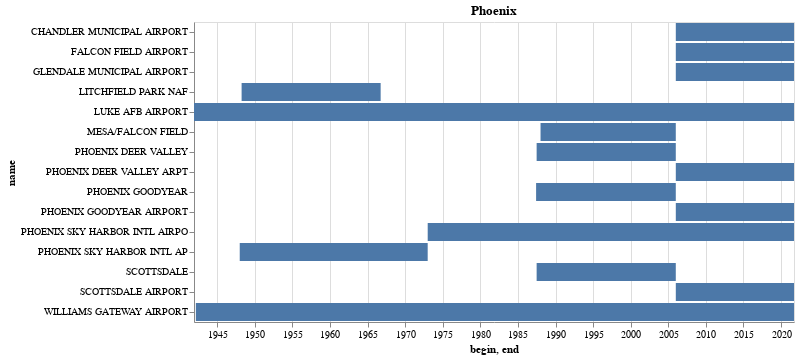

The cell this chart's notebook holds for it:
### Code cell
alt.Chart(candidates).mark_bar().encode(
    alt.X('begin:T'),
    alt.X2('end:T'),
    alt.Y('name:N')
).properties(
    title='Phoenix'
).configure_view(
    #continuousHeight=200,
    continuousWidth=600,
)

### Figure 1 — Vega-Lite specification as saved in the notebook (floating-point values rounded to 4 significant figures)
{"config": {"view": {"continuousWidth": 600, "continuousHeight": 300}}, "data": {"name": "data-a749dc2d0671eb584e92c0b6b0bbb4a8"}, "mark": "bar", "encoding": {"x": {"field": "begin", "type": "temporal"}, "x2": {"field": "end"}, "y": {"field": "name", "type": "nominal"}}, "title": "Phoenix", "$schema": "https://vega.github.io/schema/vega-lite/v4.17.0.json", "datasets": {"data-a749dc2d0671eb584e92c0b6b0bbb4a8": [{"usaf": "999999", "wban": 93105, "name": "LITCHFIELD PARK NAF", "country": "US", "state": "AZ", "call": null, "lat": 33.43, "lon": -112.4, "elev": 292.0, "begin": "1948-04-01T00:00:00", "end": "1966-09-29T00:00:00"}, {"usaf": "999999", "wban": 23183, "name": "PHOENIX SKY HARBOR INTL AP", "country": "US", "state": "AZ", "call": "KPHX", "lat": 33.43, "lon": -112.0, "elev": 337.4, "begin": "1948-01-01T00:00:00", "end": "1972-12-31T00:00:00"}, {"usaf": "722783", "wban": 99999, "name": "MESA/FALCON FIELD", "country": "US", "state": "AZ", "call": "KFFZ", "lat": 33.47, "lon": -111.7, "elev": 424.0, "begin": "1988-01-05T00:00:00", "end": "2005-12-31T00:00:00"}, {"usaf": "722784", "wban": 99999, "name": "PHOENIX DEER VALLEY", "country": "US", "state": "AZ", "call": "KDVT", "lat": 33.69, "lon": -112.1, "elev": 450.0, "begin": "1987-06-29T00:00:00", "end": "2005-12-31T00:00:00"}, {"usaf": "722788", "wban": 99999, "name": "PHOENIX GOODYEAR", "country": "US", "state": "AZ", "call": "KGYR", "lat": 33.42, "lon": -112.4, "elev": 295.0, "begin": "1987-06-03T00:00:00", "end": "2005-12-31T00:00:00"}, {"usaf": "722789", "wban": 99999, "name": "SCOTTSDALE", "country": "US", "state": "AZ", "call": "KSDL", "lat": 33.62, "lon": -111.9, "elev": 460.0, "begin": "1987-06-29T00:00:00", "end": "2005-12-31T00:00:00"}, {"usaf": "722749", "wban": 53128, "name": "CHANDLER MUNICIPAL AIRPORT", "country": "US", "state": "AZ", "call": "KCHD", "lat": 33.27, "lon": -111.8, "elev": 378.9, "begin": "2006-01-01T00:00:00", "end": "2021-09-21T00:00:00"}, {"usaf": "722780", "wban": 23183, "name": "PHOENIX SKY HARBOR INTL AIRPO", "country": "US", "state": "AZ", "call": "KPHX", "lat": 33.43, "lon": -112.0, "elev": 337.4, "begin": "1973-01-01T00:00:00", "end": "2021-09-21T00:00:00"}, {"usaf": "722783", "wban": 3185, "name": "FALCON FIELD AIRPORT", "country": "US", "state": "AZ", "call": "KFFZ", "lat": 33.47, "lon": -111.7, "elev": 420.6, "begin": "2006-01-01T00:00:00", "end": "2021-09-21T00:00:00"}, {"usaf": "722784", "wban": 3184, "name": "PHOENIX DEER VALLEY ARPT", "country": "US", "state": "AZ", "call": "KDVT", "lat": 33.69, "lon": -112.1, "elev": 443.5, "begin": "2006-01-01T00:00:00", "end": "2021-09-21T00:00:00"}, {"usaf": "722785", "wban": 23111, "name": "LUKE AFB AIRPORT", "country": "US", "state": "AZ", "call": "KLUF", "lat": 33.55, "lon": -112.4, "elev": 330.7, "begin": "1941-12-01T00:00:00", "end": "2021-09-21T00:00:00"}, {"usaf": "722786", "wban": 23104, "name": "WILLIAMS GATEWAY AIRPORT", "country": "US", "state": "AZ", "call": "KIWA", "lat": 33.3, "lon": -111.7, "elev": 421.2, "begin": "1942-03-01T00:00:00", "end": "2021-09-21T00:00:00"}, {"usaf": "722787", "wban": 53126, "name": "GLENDALE MUNICIPAL AIRPORT", "country": "US", "state": "AZ", "call": "KGEU", "lat": 33.53, "lon": -112.3, "elev": 324.9, "begin": "2006-01-01T00:00:00", "end": "2021-09-21T00:00:00"}, {"usaf": "722788", "wban": 3186, "name": "PHOENIX GOODYEAR AIRPORT", "country": "US", "state": "AZ", "call": "KGYR", "lat": 33.42, "lon": -112.4, "elev": 295.1, "begin": "2006-01-01T00:00:00", "end": "2021-09-21T00:00:00"}, {"usaf": "722789", "wban": 3192, "name": "SCOTTSDALE AIRPORT", "country": "US", "state": "AZ", "call": "KSDL", "lat": 33.62, "lon": -111.9, "elev": 449.0, "begin": "2006-01-01T00:00:00", "end": "2021-09-21T00:00:00"}]}}
